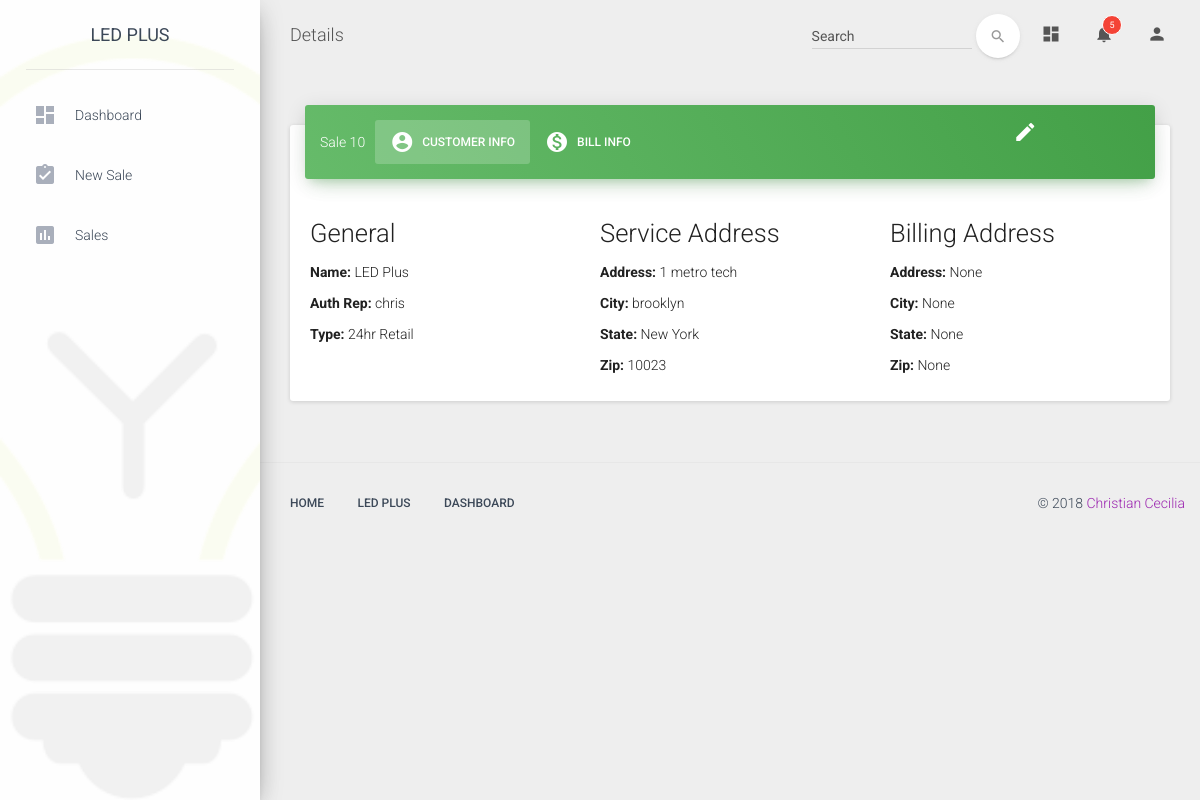
/sale/10/details/ (signed in), run on the app's committed database.
### webapp/models.py (models this page shows)
class Sale(models.Model):
	BILL_TYPE = (
		('monthly', 'monthly'),
		('yearly', 'yearly')
	)
	uid = models.UUIDField(default=uuid.uuid4, editable=False, unique=True, verbose_name='Unique Identifier')
	agent = models.ForeignKey(settings.AUTH_USER_MODEL, on_delete=models.PROTECT, blank=False, null=False)
	date_created = models.DateTimeField(auto_now_add=True)
	renewal = models.BooleanField(default=False)
	business_name = models.CharField(max_length=100, blank=True, null=True)
	authorized_representative = models.CharField(max_length=100, blank=True, null=True)
	service_address = models.CharField(max_length=255, blank=True, null=True)
	service_city = models.CharField(max_length=255, blank=True, null=True)
	service_state = models.CharField(max_length=2, blank=True, null=True)
	service_zip_code = models.CharField(max_length=10, blank=True, null=True)
	subtype = models.ForeignKey(Subtype, on_delete=models.PROTECT, null=True)
	annual_hours_of_operation = models.IntegerField(default=0)
	leds = models.ManyToManyField('SaleLed')
	billing_address = models.CharField(max_length=255, blank=True, null=True)
	billing_city = models.CharField(max_length=255, blank=True, null=True)
	billing_state = models.CharField(max_length=2, blank=True, null=True)
	billing_zip_code = models.CharField(max_length=10, blank=True, null=True)
	utility = models.ForeignKey('Utility', on_delete=models.PROTECT, null=True)
	zone = models.ForeignKey('Zone', on_delete=models.PROTECT, null=True)
	service_class = models.ForeignKey('ServiceClass', on_delete=models.PROTECT, null=True)
	utility_account_number = models.CharField(max_length=255, blank=True, null=True, unique=True)
	bill_type = models.CharField(max_length=7, choices=BILL_TYPE, default='monthly')
	month_of_bill = models.CharField(max_length=2, blank=True, null=True)
	service_start_date = models.DateField(auto_now=False, auto_now_add=False, blank=True, null=True)
	bill_image = models.ImageField(upload_to='bill_images/', blank=True)
	kwh = models.IntegerField(default=0, verbose_name='kWh')
	supply_charges = models.DecimalField(max_digits=8, decimal_places=2, default=0.00)
	delivery_charges = models.DecimalField(max_digits=8, decimal_places=2, default=0.00)
	supply_rate = models.DecimalField(max_digits=6, decimal_places=5, default=0.0000)
	base_rate = models.DecimalField(max_digits=6, decimal_places=5, default=0.0000)
	logistics_adder = models.DecimalField(max_digits=6, decimal_places=5, default=0.0000)
	marketing_adder = models.DecimalField(max_digits=6, decimal_places=5, default=0.0000)
	energy_only_adder = models.DecimalField(max_digits=6, decimal_places=5, default=0)
	sales_tax = models.DecimalField(max_digits=6, decimal_places=5, default=0.0000)
	max_adder = models.DecimalField(max_digits=3, decimal_places=2, default=0.05)
	total_installation_cost = models.DecimalField(max_digits=8, decimal_places=2, default=0.00)

class Subtype(models.Model):
    name = models.CharField(max_length=254, blank=False, null=False, unique=True)
    sunday = models.IntegerField(default=0)
    monday = models.IntegerField(default=0)
    tuesday = models.IntegerField(default=0)
    wednesday = models.IntegerField(default=0)
    thursday = models.IntegerField(default=0)
    friday = models.IntegerField(default=0)
    saturday = models.IntegerField(default=0)
    total_hours_of_operation = models.IntegerField(default=0)
    def __str__(self):
        return self.name

### webapp/views.py (the view)
# urls.py: path('sale/<int:sale_id>/details/', views.HtmlRendering.saleDetails, name='saleDetails'),
	@login_required
	def saleDetails(request, sale_id):
		sale = get_object_or_404(Sale, pk=sale_id)
		SaleViews.calculateSavings(sale)
		context = {
			'page': 'Details',
			'sale': sale
		}
		return render(request, 'webapp/sale-details.html', context)

### webapp/views.py (called while the page is built)
	def calculateSavings(sale):
		return

### templates/webapp/sale-details.html (shortened to what this page needs)
{% extends "webapp/base.html" %}
{% block content %}
{% load staticfiles %}
            <div class="content">
                <div class="container-fluid">
                	<div class="row">
                		<div class="col-lg-12 col-md-12">
                            <div class="card card-nav-tabs">
                                <div class="card-header" data-background-color="green">
                                    <div class="row">
                                        <div class="col-md-10">
                                            <div class="nav-tabs-navigation">
                                                <div class="nav-tabs-wrapper">
                                                    <span class="nav-tabs-title">Sale {{ sale.id }}</span>
                                                    <ul class="nav nav-tabs" data-tabs="tabs">
                                                        <li class="active">
                                                            <a href="#customer-info" data-toggle="tab">
                                                                <i class="material-icons">account_circle</i> Customer Info
                                                                <div class="ripple-container"></div>
                                                            </a>
                                                        </li>
                                                        <li class="">
                                                            <a href="#bill-info" data-toggle="tab">
                                                                <i class="material-icons">monetization_on</i> Bill Info
                                                                <div class="ripple-container"></div>
                                                            </a>
                                                        </li>
                                                    </ul>
                                                </div>
                                            </div>
                                        </div>
                                        <div class="col-md-2">
                                            <div class="row">
                                                <a class="edit-sale" href="{% url 'webapp:saleEdit' sale.id %}"><i class="material-icons">edit</i></a>
                                            </div>
                                        </div>
                                    </div>
                                </div>
                                <div class="card-content">
                                    <div class="tab-content">
                                        <div class="tab-pane active" id="customer-info">
                                            <div class="row">
                                            	<div class="col-sm-12 col-md-4">
                                            		<h3>General</h3>
                                            		<p><strong>Name:</strong> {{ sale.business_name }}</p>
                                            		<p><strong>Auth Rep:</strong> {{ sale.authorized_representative }}</p>
                                            		<p><strong>Type:</strong> {{ sale.subtype }}</p>
                                            	</div>
                                            	<div class="col-sm-6 col-md-4">
                                            		<h3>Service Address</h3>
                                            		<p><strong>Address:</strong> {{ sale.service_address }}</p>
                                            		<p><strong>City:</strong> {{ sale.service_city }}</p>
                                            		<p><strong>State:</strong> {{ sale.service_state }}</p>
                                            		<p><strong>Zip:</strong> {{ sale.service_zip_code }}</p>
                                            	</div>
                                            	<div class="col-sm-6 col-md-4">
                                            		<h3>Billing Address</h3>
                                            		<p><strong>Address:</strong> {{ sale.billing_address }}</p>
                                            		<p><strong>City:</strong> {{ sale.billing_city }}</p>
                                            		<p><strong>State:</strong> {{ sale.billing_state }}</p>
                                            		<p><strong>Zip:</strong> {{ sale.billing_zip_code }}</p>
                                            	</div>
                                            </div>
                                        </div>
                                    </div>
                                </div>
                            </div>
                        </div>
                	</div>
            	</div>
        	</div>
{% endblock %}

### webapp/static/css/ledplus_style.css (style rules this page uses)
.edit-sale { margin-top: 5%; }

### data on the page
Sale: id "10", business_name "LED Plus", authorized_representative "chris", subtype "24hr Retail", service_address "1 metro tech", service_city "brooklyn", service_state "New York", service_zip_code "10023", billing_address "None", billing_city "None", billing_state "None", billing_zip_code "None"

### other printed values
{{ page|title }} "Details"
